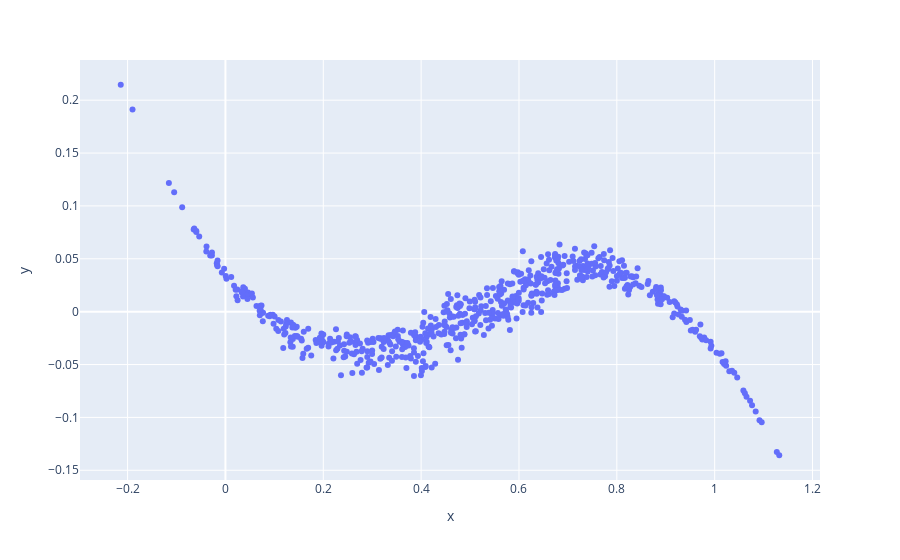

The cell this chart's notebook holds for it:
### Code cell
residuals = y_test - pred
display(px.scatter(x = pred, y = residuals))

### Figure 1 — Plotly figure (JSON) as saved in the notebook; plotly's stock layout.template omitted (floating-point values rounded to 4 significant figures; data arrays with more than 128 entries replaced by an {"elided": "..."} marker saying what was removed)
{"data": [{"hovertemplate": "x=%{x}<br>y=%{y}<extra></extra>", "legendgroup": "", "marker": {"color": "#636efa", "symbol": "circle"}, "mode": "markers", "name": "", "orientation": "v", "showlegend": false, "type": "scatter", "x": {"elided": "629 float values"}, "xaxis": "x", "y": {"elided": "629 float values"}, "yaxis": "y"}], "layout": {"legend": {"tracegroupgap": 0}, "margin": {"t": 60}, "xaxis": {"anchor": "y", "domain": [0, 1], "title": {"text": "x"}}, "yaxis": {"anchor": "x", "domain": [0, 1], "title": {"text": "y"}}}}
